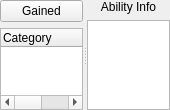
                  <widget class="QWidget" name="scrlAreaClassAbilitiesInfo">
                   <property name="geometry">
                    <rect>
                     <x>0</x>
                     <y>0</y>
                     <width>170</width>
                     <height>110</height>
                    </rect>
                   </property>
                   <layout class="QVBoxLayout" name="verticalLayout_19">
                    <property name="spacing">
                     <number>0</number>
                    </property>
                    <property name="leftMargin">
                     <number>0</number>
                    </property>
                    <property name="topMargin">
                     <number>0</number>
                    </property>
                    <property name="rightMargin">
                     <number>0</number>
                    </property>
                    <property name="bottomMargin">
                     <number>0</number>
                    </property>
                    <item>
                     <widget class="QSplitter" name="spltClassAbilities">
                      <property name="orientation">
                       <enum>Qt::Horizontal</enum>
                      </property>
                      <widget class="QWidget" name="verticalLayoutWidget_9">
                       <layout class="QGridLayout" name="grdlClassAbilitiesGained">
                        <item row="0" column="0">
                         <widget class="QPushButton" name="btnClassAbilitiesGained">
                          <property name="text">
                           <string>Gained</string>
                          </property>
                          <property name="checkable">
                           <bool>true</bool>
                          </property>
                         </widget>
                        </item>
                        <item row="1" column="0">
                         <widget class="QTreeWidget" name="treeClassAbilitiesGained">
                          <column>
                           <property name="text">
                            <string>Category</string>
                           </property>
                          </column>
                          <column>
                           <property name="text">
                            <string>Total</string>
                           </property>
                          </column>
                          <column>
                           <property name="text">
                            <string>Remaining</string>
                           </property>
                          </column>
                         </widget>
                        </item>
                       </layout>
                      </widget>
                      <widget class="QWidget" name="verticalLayoutWidget_10">
                       <layout class="QVBoxLayout" name="vertlClassAbilitiesInfo">
                        <item>
                         <widget class="QLabel" name="lblClassAbilitiesInfo">
                          <property name="font">
                           <font>
                            <pointsize>9</pointsize>
                           </font>
                          </property>
                          <property name="text">
                           <string>Ability Info</string>
                          </property>
                          <property name="alignment">
                           <set>Qt::AlignCenter</set>
                          </property>
                         </widget>
                        </item>
                        <item>
                         <widget class="QTextBrowser" name="txtClassAbilitiesInfo"/>
                        </item>
                       </layout>
                      </widget>
                     </widget>
                    </item>
                   </layout>
                  </widget>
